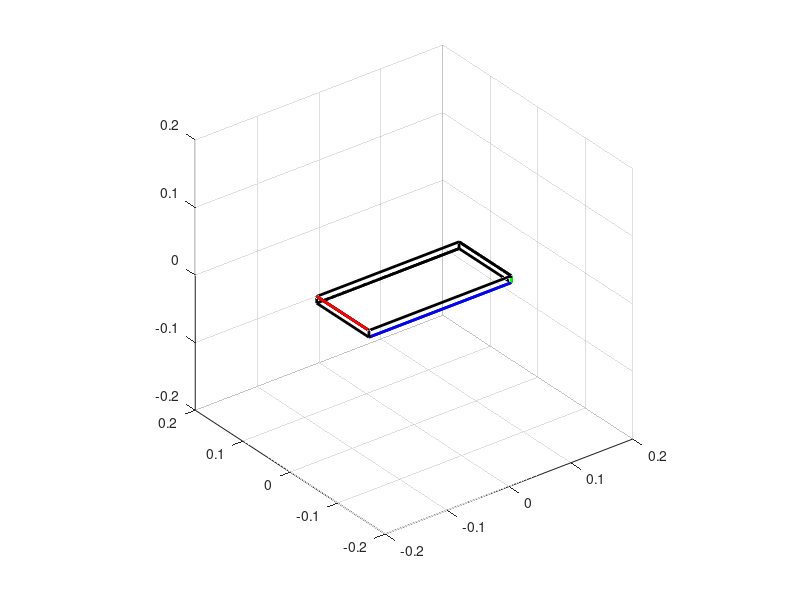

MATLAB code for this plot: (Note: this script raises an error after producing the figure.)
%% Space Engineering 3 Assignment 3
% Author: Zoren Liu
% SID: 440353416
%

clear all; close all; clc;

%% Question 1

% Initial conditions
omega_x = 0;%pi/2*0.025; % Angular velocity (rad/s)
omega_y = 0;%pi/2*0.025;
omega_z = pi/2;


% Properties of rectangular plate
a = 0.230;   % Length (m)
b = 0.01;    % Height (m)
c = 0.11;   % Width (m)
m = 1;      % Mass (kg)
%
% m = 1;          % [kg] Plate mass
% a = 0.11;       % [m] Length
% b = 0.01;       % [m] Thickness
% c = 0.23;       % [m] Width

% a) Calculate moments of inertia
Ixx = m*(a^2+b^2)/12;   % Intermediate moment of inertia
Iyy = m*(a^2+c^2)/12;   % Maximum moment of inertia
Izz = m*(b^2+c^2)/12;   % Lowest moment of inertia

% b) Calculate magnitude of inertial angular momentum vector L_tot
Lx = Ixx*omega_x;
Ly = Iyy*omega_y;
Lz = Izz*omega_z;
L_tot = Lx + Ly + Lz;

% c) Calculate the maximum angular velocity in the three principle axes
% Since angular momentum is fixed, then the theoretical maximum angular
% velocity of an axis is when the angular velocities of the other two axes
% are zero
omega_x_temp = 0;
omega_y_temp = 0;
omega_z_temp = 0;

omega_x_max = (L_tot - Iyy*omega_y_temp - Izz*omega_z_temp)/(Ixx);
omega_y_max = (L_tot - Ixx*omega_x_temp - Izz*omega_z_temp)/(Iyy);
omega_z_max = (L_tot - Ixx*omega_x_temp - Iyy*omega_y_temp)/(Izz);

% d) Calculate the magnitude of the rotational kinetic energy for the three
% principal axes components in the body reference frame (Exx, Eyy, Ezz).
Exx = 1/2*Ixx*omega_x^2;
Eyy = 1/2*Iyy*omega_y^2;
Ezz = 1/2*Izz*omega_z^2;

% E_rot = Exx + Eyy + Ezz;

% e)
% Copper wire
l_Cu = 17.7; % cm
d_Cu = 1; % cm
rho_Cu = 9; % g/cm^3
m_Cu = pi*(d_Cu/2)^2*l_Cu*rho_Cu;
temp_0 = 0; % Celcius
C_Cu = 0.385; % Joules/g


E_max = 1/2*L_tot*omega_z;
E_min = 1/2*L_tot*omega_y_max;
delta_E = E_max - E_min;

% % Assuming pure rotation in z-axis
% L_ini = Izz*omega_z;
% E_max = 1/2*L_ini*omega_z;
% omega_y_max_2 = L_ini/Iyy;
% E_min = 1/2*L_ini*omega_y_max_2;
% delta_E = E_max - E_min;

temp_end = delta_E/(C_Cu*m_Cu)+temp_0;

%% Question 2
%
m = 1;          % [kg] Plate mass
a = 0.23;       % [m] Length
b = 0.01;       % [m] Thickness
c = 0.11;       % [m] Width

% m = 1;          % [kg] Plate mass
% a = 0.11;       % [m] Length
% b = 0.01;       % [m] Thickness
% c = 0.23;       % [m] Width

A = [-a/2 -c/2 -b/2];
B = [a/2 -c/2 -b/2];
C = [-a/2 c/2 -b/2];
D = [-a/2 -c/2 b/2];
E = [-a/2 c/2 b/2];
F = [a/2 -c/2 b/2];
G = [a/2 c/2 -b/2];
H = [a/2 c/2 b/2];

origin = [0, 0, 0];

sim_type = 1;
axis_type = 1;

switch sim_type
    case 1
        P = [A;B;F;H;G;C;A;D;E;H;F;D;E;C;G;B];
        plot3(P(:,1),P(:,2),P(:,3),'k', 'LineWidth', 2), hold on % original cube
        plot3(P(1:2,1),P(1:2,2),P(1:2,3),'b', 'LineWidth', 2)
        plot3(P(8:9,1),P(8:9,2),P(8:9,3),'r', 'LineWidth', 2)
        plot3(P(2:3,1),P(2:3,2),P(2:3,3),'g', 'LineWidth', 2); hold off
    case 2
        vert_p = [A;B;G;C;D;F;H;E];
        face_p = [1 2 3 4; 5 6 7 8; 1 2 6 5; 3 4 8 7; 1 4 8 5; 2 3 7 6];
        colour_p = [0 1 0; 0 1 0; 1 0 0; 1 0 0; 0 0 1; 0 0 1];
        P = patch('Vertices', vert_p, 'Faces', face_p,...
            'FaceVertexCData', colour_p, 'FaceColor', 'flat');
end
axis equal; grid on; axis([-0.20 0.20 -0.20 0.20 -0.20 0.20]); rotate3d on;



switch axis_type
    case 1 % About x
        omega_x = -pi/2;
        omega_y = 0.01;
        omega_z = 0.01;
    case 2 % About y
        omega_x = -0.01;
        omega_y = pi/2;
        omega_z = 0.01;
    case 3 % About z
        omega_x = -0.01;
        omega_y = 0.01;
        omega_z = pi/2;
end

bodyRates = [omega_x; omega_y; omega_z];
q = e2q([0;0;0]);
qRates = quatRates(q, bodyRates);
x(1:3, 1) = bodyRates;    % Initial anugular velocity
x(4:7, 1) = q;  % Initial quaternions
inertiaMtr = [Ixx; Iyy; Izz];

time = 60;
dt = 0.01;
tvec = (dt:dt:time)';

% ang_x = 0;
% ang_y = 0;
% ang_z = 0;
%
counter = 0;

X = zeros(length(x), length(tvec));
Xdot = zeros(length(x), length(tvec));
Lvec = zeros(3, length(tvec));
euler = zeros(3, length(tvec));

X(:, 1) = x;
Xdot(:, 1) = stateRates(X(:, 1), inertiaMtr);
Lvec(:, 1) = X(1:3, 1).*inertiaMtr;
euler(:, 1) = Q2E(X(4:7, 1));

for n = 2:length(tvec)
    
    X(:, n) = Integrate(X(:, n-1), inertiaMtr, dt);
    
    Lvec(:, n) = X(1:3, n).*inertiaMtr;
    Ltot(n) = sum(Lvec(:,n));
    
    euler(:, n) = Q2E(X(4:7, n));
    
    %     ang_x_plot = euler(1,n); ang_y_plot = euler(2,n); ang_z_plot = euler(3,n);

            E_rot(n, 1) = 1/2*Ixx*omega_x^2;
        E_rot(n, 2) = 1/2*Iyy*omega_y^2;
        E_rot(n, 3) = 1/2*Izz*omega_z^2;
        
        aElips1 = 2*sum(E_rot(n, :))/Ixx;
        bElips1 = 2*sum(E_rot(n, :))/Iyy;
        cElips1 = 2*sum(E_rot(n, :))/Izz;
        
        L(n, 1) = omega_x*Ixx;
        L(n, 2) = omega_y*Iyy;
        L(n, 3) = omega_z*Izz;
        
        Lsum(n) = sum(L(n,:));
        
        aElips2 = sum(L(n, :))^2/Ixx^2;
        bElips2 = sum(L(n, :))^2/Iyy^2;
        cElips2 = sum(L(n, :))^2/Izz^2;
    
    if counter == 10
        counter = 0;
        figure(1)
        subplot(1,2,1)
        switch sim_type
            case 1
                
                dcmMtr = dcm([euler(2,n); -euler(1,n); euler(3,n)]);
                P_plot = P*dcmMtr;
                figure(1)
                plot3(P_plot(:,1),P_plot(:,2),P_plot(:,3),'k', 'LineWidth', 2), hold on % original cube
                plot3(P_plot(1:2,1),P_plot(1:2,2),P_plot(1:2,3),'b', 'LineWidth', 2)
                plot3(P_plot(8:9,1),P_plot(8:9,2),P_plot(8:9,3),'r', 'LineWidth', 2)
                plot3(P_plot(2:3,1),P_plot(2:3,2),P_plot(2:3,3),'g', 'LineWidth', 2)
                plot3(0,0,0,'or')
                axis equal; grid on; axis([-0.20 0.20 -0.20 0.20 -0.20 0.20]); rotate3d on; hold off
                drawnow
            case 2
                figure(1)
                rotate(P, [0 1 0], rad2deg(omega_x*dt*10), origin);
                rotate(P, [0 0 1], rad2deg(omega_y*dt*10), origin);
                rotate(P, [1 0 0], rad2deg(omega_z*dt*10), origin);
                axis equal; grid on; axis([-0.20 0.20 -0.20 0.20 -0.20 0.20]); rotate3d on; hold off
                drawnow
        end
        
        subplot(1,2,2)
        plot(tvec(1:n), euler(1, 1:n), tvec(1:n), euler(2, 1:n), tvec(1:n), euler(3, 1:n),...
            tvec(1:n), Ltot(1:n),'LineWidth', 1.5)
        xlabel('Time (s)'); ylabel('\omega (rad/s)');
        legend('\omega_x', '\omega_y', '\omega_z')
        grid on
        
        
        

        
        [x1, y1, z1] = ellipsoid(0,0,0,aElips1,bElips1,cElips1,30);
        [x2, y2, z2] = ellipsoid(0,0,0,aElips2,bElips2,cElips2,30);
        
        figure(2)
        surf(x1, y1, z1, 'edgecolor', 'none','FaceAlpha',0.3,'FaceColor',[0.9100 0.4100 0.1700])
        axis([-250 250 -250 250 -250 250]); axis equal; hold on
        surf(x2, y2, z2, 'edgecolor', 'none','FaceAlpha',0.3,'FaceColor',[0 0 1])
        drawnow
        axis([-250 250 -250 250 -250 250]); axis equal; view(-45, 45);  grid on;hold off;
        
        
    end
    counter = counter + 1;
end




% switch sim_type
%         case 1
%             dcmMtr = dcm([ang_y; ang_x; ang_z]);
%             P_plot = P*dcmMtr;
%             figure(1)
%             plot3(P_plot(:,1),P_plot(:,2),P_plot(:,3),'k', 'LineWidth', 2), hold on % original cube
%             plot3(P_plot(1:2,1),P_plot(1:2,2),P_plot(1:2,3),'b', 'LineWidth', 2)
%             plot3(P_plot(8:9,1),P_plot(8:9,2),P_plot(8:9,3),'r', 'LineWidth', 2)
%             plot3(P_plot(2:3,1),P_plot(2:3,2),P_plot(2:3,3),'g', 'LineWidth', 2)
%             plot3(0,0,0,'or')
%             axis equal; grid on; axis([-0.20 0.20 -0.20 0.20 -0.20 0.20]); rotate3d on; hold off
%             drawnow
%         case 2
%             figure(1)
%             rotate(P, [0 1 0], rad2deg(omega_x*dt), origin);
%             rotate(P, [0 0 1], rad2deg(omega_y*dt), origin);
%             rotate(P, [1 0 0], rad2deg(omega_z*dt), origin);
%             axis equal; grid on; axis([-0.20 0.20 -0.20 0.20 -0.20 0.20]); rotate3d on; hold off
%             drawnow
%     end

figure(5)
plot(tvec, euler(1, :), tvec, euler(2, :), tvec, euler(3, :),...
    'LineWidth', 1.5)
xlabel('Time (s)'); ylabel('\omega (rad/s)');
legend('\omega_x', '\omega_y', '\omega_z')
grid on

%%
return

figure(2)
plot(tvec, omegaDB(:, 1), tvec, omegaDB(:, 2), tvec, omegaDB(:, 3),...
    'LineWidth', 1.5)
xlabel('Time (s)'); ylabel('\omega (rad/s)');
legend('\omega_x', '\omega_y', '\omega_z')
grid on
figure(3)
plot(tvec, angDB(:, 1), tvec, angDB(:, 2), tvec, angDB(:, 3),...
    'LineWidth', 1.5)
xlabel('Time (s)'); ylabel('Angle (rad)');
legend('ang_x', 'ang_y', 'ang_z')
grid on

% figure(2)
% plot(tvec, rad2deg(omegaDB(:, 1)), tvec, rad2deg(omegaDB(:, 2)), tvec, rad2deg(omegaDB(:, 3)),...
%     'LineWidth', 1.5)
% xlabel('Time (s)'); ylabel('\omega (deg/s)');
% legend('\omega_x', '\omega_y', '\omega_z')
% grid on
% figure(3)
% plot(tvec, rad2deg(angDB(:, 1)), tvec, rad2deg(angDB(:, 2)), tvec, rad2deg(angDB(:, 3)),...
%     'LineWidth', 1.5)
% xlabel('Time (s)'); ylabel('Angle (deg)');
% legend('ang_x', 'ang_y', 'ang_z')
% grid on



